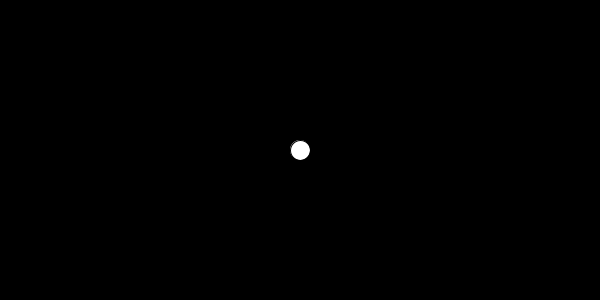
Frame 1 (no input)
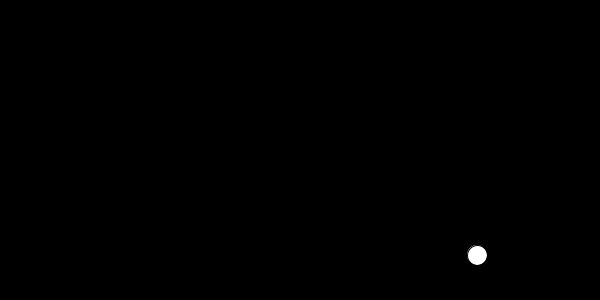
Frame 60 (the mouse pressed at the canvas centre just before this capture)
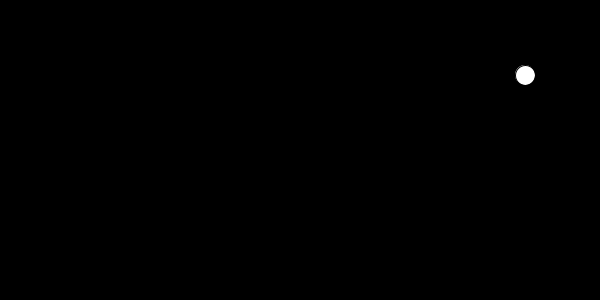
Frame 120 (the mouse held since frame 60 and released just before this capture)

The Processing sketch that drew these frames (run headless with seeded random() and noise(); from frame 60 on, the mouse is pressed at the canvas centre):

// Processing sketch: tarefa_mov_osc
// ── tarefa_mov_osc.pde
int bolaX;
int bolaY;
int velBola = 3; 
int dirBolaX = 1;
int dirBolaY = 1;

void settings(){
  size(600, 300);
}

void setup() {
  bolaX = width/2; 
  bolaY = height/2;
}

void draw() {
  background(0); 
  
  ellipse(bolaX, bolaY, 20, 20);
  bolaX += velBola * dirBolaX;
  bolaY += velBola * dirBolaY;  //<>//
  mudaDirecao(bolaX,bolaY);  //<>//
}

void mudaDirecao(int bolaX, int bolaY){
  if (bolaY >= height - 10 || bolaY <= 10){
    dirBolaY = -dirBolaY;
  }
  if(bolaX >= width - 10 || bolaX <= 10){
    dirBolaX = -dirBolaX;
  }
}
